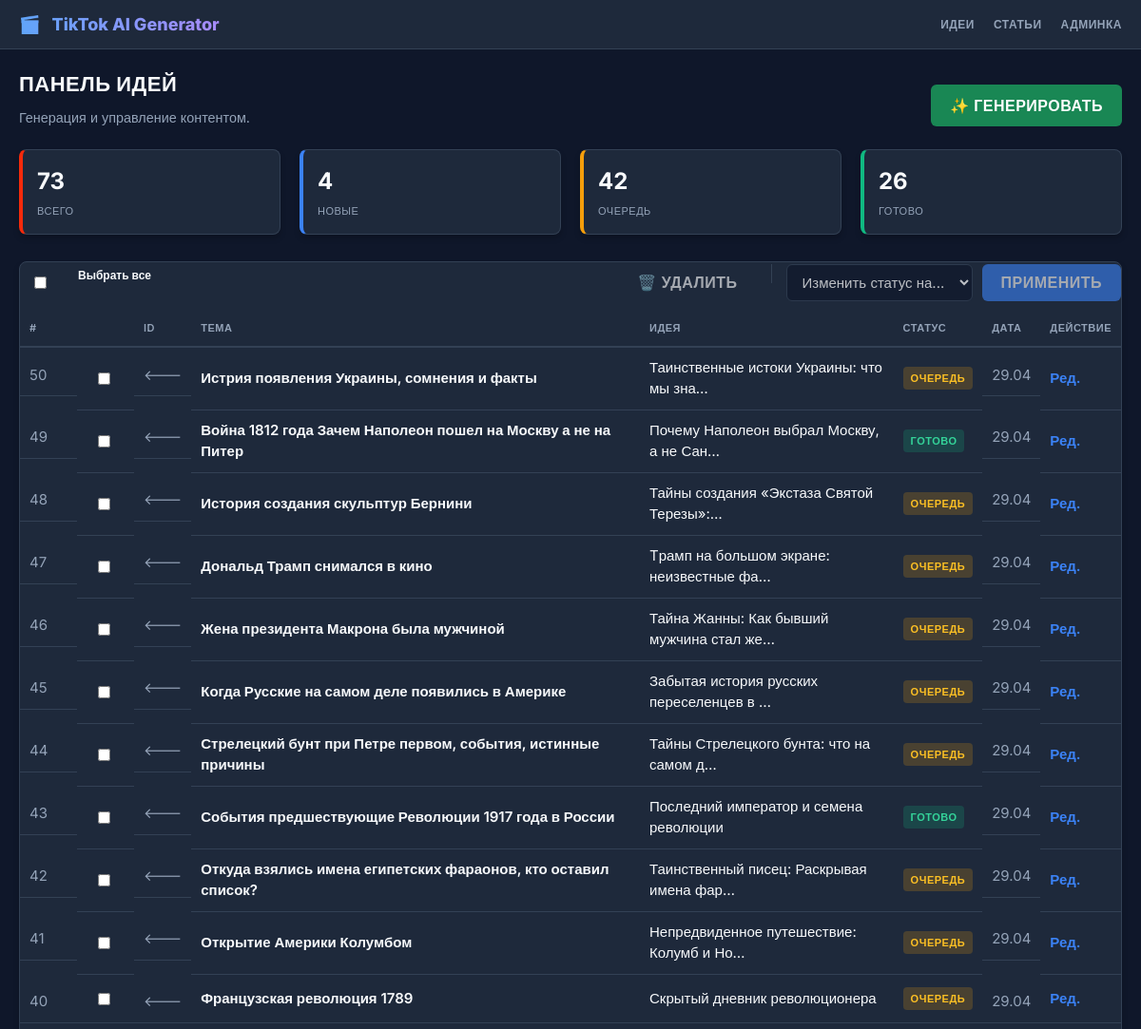
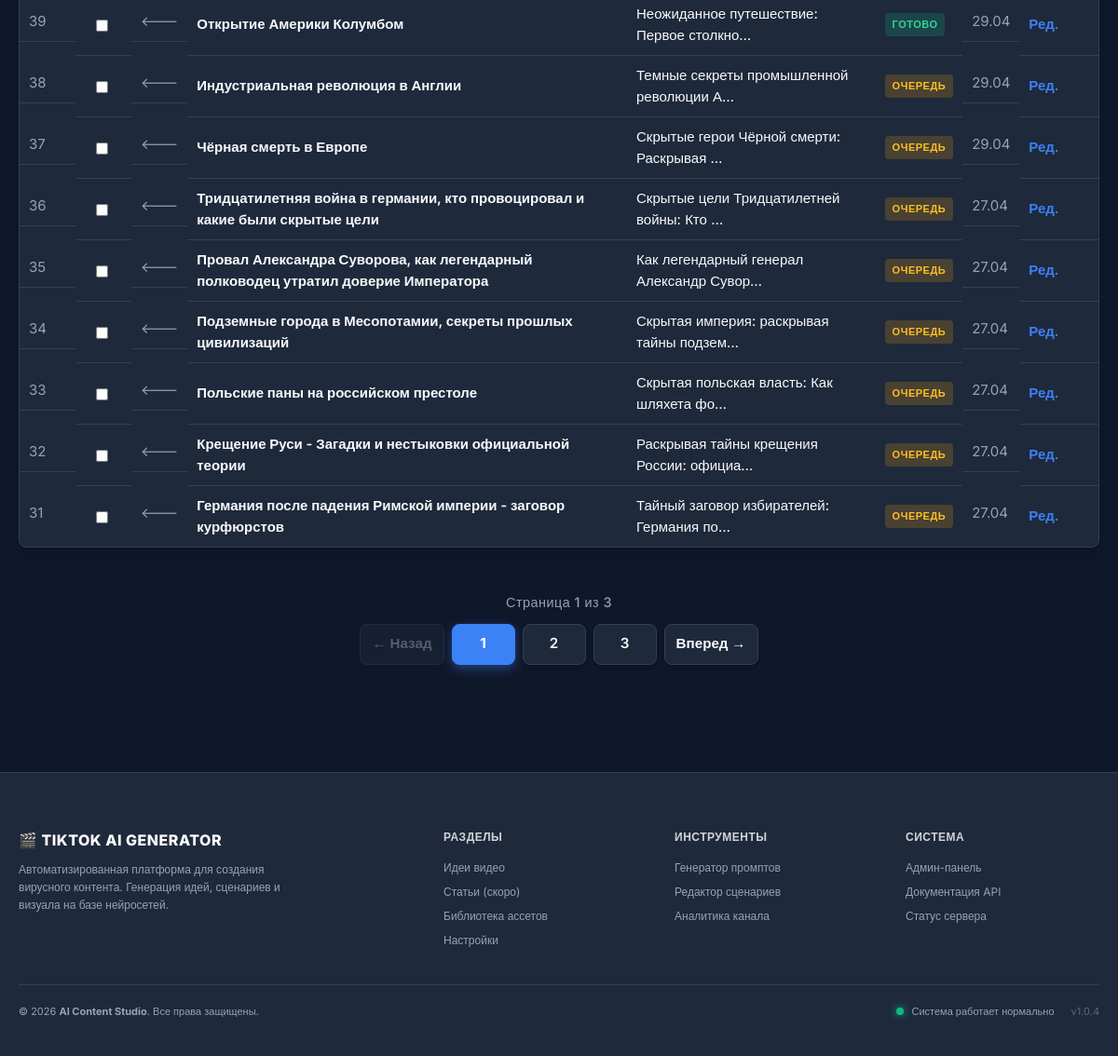
Page /topics/ on the committed database (2 pictures, top to bottom).
### topics/models.py (models this page shows, shortened)
class VideoProject(models.Model):
    STATUS_CHOICES = [
        ('pending', 'В очереди'),
        ('processing', 'Генерируется'),
        ('completed', 'Готово'),
        ('failed', 'Ошибка'),
    ]
    topic = models.CharField("Тема видео", max_length=255)
    angle = models.TextField(
        "Ракурс / Парадокс", help_text="Основная идея или технологический парадокс")
    notes = models.TextField(
        "Заметки / Факты", help_text="Детальные факты, даты, имена, вопросы для исследования")
    status = models.CharField("Статус", max_length=20,
                              choices=STATUS_CHOICES, default='pending')
    output_file = models.FileField(
        "Готовое видео", upload_to='videos/', null=True, blank=True)
    idea_style = models.CharField(
        "Код промпта", max_length=100, null=True, blank=True)
    created_at = models.DateTimeField("Дата создания", auto_now_add=True)
    updated_at = models.DateTimeField("Дата обновления", auto_now=True)
    class Meta:
        verbose_name = "Идея"
        verbose_name_plural = "Идеи"
        ordering = ['-created_at']

### topics/views.py (the view, shortened to what this page needs)
# urls.py: path('', views.article_dashboard, name='dashboard'),
def dashboard(request):
    stats = {
        'total': VideoProject.objects.count(),
        'new': VideoProject.objects.filter(status='new').count(),
        'pending': VideoProject.objects.filter(status='pending').count(),
        'done': VideoProject.objects.filter(status='completed').count(),
    }
    ideas = VideoProject.objects.all().order_by('-created_at')[:50]
    page_number = request.GET.get('page', 1)
    paginator = Paginator(ideas, 20)
    try:
        ideas_page = paginator.page(page_number)
    except PageNotAnInteger:
        ideas_page = paginator.page(1)
    except EmptyPage:
        ideas_page = paginator.page(paginator.num_pages)
    total_count = ideas.count()  # Общее количество идей
    per_page = 20                # Количество на странице
    start_num = total_count - ((ideas_page.number - 1) * per_page)
    count_on_page = len(ideas_page.object_list)
    end_num = start_num - count_on_page + 1
    if total_count == 0:
        start_num = 0
        end_num = 0
    row_numbers = range(start_num, end_num - 1, -1)
    ideas_with_numbers = zip(ideas_page.object_list, row_numbers)
    context = {
        'stats': stats,
        'ideas_with_numbers': ideas_with_numbers,
        'page_obj': ideas_page,
        'total_count': total_count,
        'start_num': start_num,
        'end_num': end_num,
    }
    return render(request, 'topics/dashboard.html', context)

### templates/topics/dashboard.html (shortened to what this page needs)
{% extends 'base.html' %}
{% block content %}
<div class="flex flex-between mb-2">
    <div>
        <h1>Панель идей</h1>
        <p class="text-muted">Генерация и управление контентом.</p>
    </div>
    <a href="{% url 'topics:generate' %}" class="btn btn-success">✨ Генерировать</a>
</div>
<div class="flex mb-2">
    <div class="card stat-card red">
        <span class="stat-value">{{ stats.total }}</span>
        <span class="stat-label">Всего</span>
    </div>
    <div class="card stat-card blue">
        <span class="stat-value">{{ stats.new }}</span>
        <span class="stat-label">Новые</span>
    </div>
    <div class="card stat-card orange">
        <span class="stat-value">{{ stats.pending }}</span>
        <span class="stat-label">Очередь</span>
    </div>
    <div class="card stat-card green">
        <span class="stat-value">{{ stats.done }}</span>
        <span class="stat-label">Готово</span>
    </div>
</div>
<form method="post" id="bulk-action-form">
    <div class="card" style="padding: 0;">
        <div class="flex flex-between mb-2">
            <div class="flex items-center">
                <input type="checkbox" id="select-all" class="form-control checkbox-fix">
                <label for="select-all" class="text-bold ml-1">Выбрать все</label>
            </div>
            <div class="flex items-center gap-2">
                <button type="submit" name="action" value="delete_selected" id="btn-delete" class="btn btn-outline" disabled onclick="return confirm('Вы уверены? Это действие нельзя отменить.');">
                    🗑️ Удалить
                </button>
                <select name="new_status" id="status-select" class="form-control" style="width: auto; min-width: 150px;" disabled>
                    <option value="" selected disabled>Изменить статус на...</option>
                </select>
                <button type="submit" name="action" value="change_status" id="btn-status" class="btn btn-primary" disabled>
                    Применить
                </button>
            </div>
        </div>
        <table class="table">
            <thead>
                <tr>
                    <th style="width: 40px;">#</th>
                    <th style="width: 40px;"></th>
                    <th>ID</th>
                    <th>Тема</th>
                    <th>Идея</th>
                    <th>Статус</th>
                    <th>Дата</th>
                    <th>Действие</th>
                </tr>
            </thead>
            <tbody>
                {% for idea, row_num in ideas_with_numbers %}
                <tr class="idea-row">
                    <td class="text-muted">{{ row_num }}</td>
                    <td style="text-align: center;">
                        <input type="checkbox" name="selected_ideas" value="{{ idea.id }}" class="idea-checkbox form-control">
                    </td>
                    <td class="text-muted"><---</td>
                    <td class="text-bold">{{ idea.topic }}</td>
                    <td>{{ idea.angle|truncatechars:40 }}</td>
                    <td>
                        {% if idea.status == 'new' %}
                            <span class="badge badge-new">Новая</span>
                        {% elif idea.status == 'pending' %}
                            <span class="badge badge-work">Очередь</span>
                        {% elif idea.status == 'processing' %}
                            <span class="badge badge-work">Генерируется</span>
                        {% elif idea.status == 'completed' %}
                            <span class="badge badge-done">Готово</span>
                        {% elif idea.status == 'failed' %}
                            <span class="badge" style="background: rgba(239, 68, 68, 0.2); color: #f87171;">Ошибка</span>
                        {% else %}
                            <span class="text-muted">{{ idea.status }}</span>
                        {% endif %}
                    </td>
                    <td class="text-muted">{{ idea.created_at|date:"d.m" }}</td>
                    <td><a href="{% url 'topics:project_edit' idea.id %}" class="text-bold" style="color: var(--accent-blue);">Ред.</a></td>
                </tr>
                {% empty %}
                <tr><td colspan="8" class="text-muted" style="text-align: center;">Список пуст</td></tr>
                {% endfor %}
            </tbody>
        </table>
    </div>
</form>
{% include 'topics/includes/pagination.html' %}
{% endblock %}

### static/css/style.css (style rules this page uses)
label { display: block; margin-bottom: 5px; font-weight: 500; }
input[type="radio"], input[type="checkbox"] { width: auto; height: auto; margin-right: 8px; vertical-align: middle; }
input[type="text"], input[type="number"], input[type="email"], textarea, select { width: 100%; box-sizing: border-box; }
:root { --bg-dark: #0f172a; --bg-card: #1e293b; --text-main: #f8fafc; --text-muted: #94a3b8; --accent-blue: #3b82f6; --accent-green: #10b981; --accent-orange: #f59e0b; --accent-red: #f52a0b; --border-color: #334155; --progress-status: #67aaaf; }
body { font-family: 'Inter', sans-serif; background-color: var(--bg-dark); color: var(--text-main); margin: 0; padding: 0; line-height: 1.5; font-size: 12px; }
a { text-decoration: none; transition: color 0.2s; }
.card { background-color: var(--bg-card); border: 1px solid var(--border-color); border-radius: 8px; padding: 20px; margin-bottom: 20px; box-shadow: 0 4px 6px rgba(0, 0, 0, 0.2); }
h1 { font-size: 22px; font-weight: 700; margin: 0 0 8px 0; text-transform: uppercase; letter-spacing: 0.5px; }
.text-muted { color: var(--text-muted); }
.text-bold { font-weight: 700; }
.form-control { width: 100%; padding: 8px 12px; background: #0f172a; border: 1px solid var(--border-color); color: #fff; border-radius: 6px; font-size: 15px; box-sizing: border-box; font-family: inherit; }
.btn { display: inline-block; padding: 8px 16px; border-radius: 6px; font-weight: 700; font-size: 12px; text-transform: uppercase; cursor: pointer; border: none; text-align: center; letter-spacing: 0.5px; }
.btn-primary { background-color: var(--accent-blue); color: #fff; }
.btn-success { background-color: var(--accent-green); color: #fff; }
.btn-outline { background: transparent; border: 1px solid var(--border-color); color: var(--text-muted); }
.table { width: 100%; border-collapse: collapse; }
.table th { text-align: left; padding: 10px; color: var(--text-muted); font-weight: 600; border-bottom: 2px solid var(--border-color); text-transform: uppercase; font-size: 11px; letter-spacing: 0.5px; }
.table td { padding: 10px; border-bottom: 1px solid var(--border-color); color: var(--text-main); font-size: 15px; }
.table tr:last-child td { border-bottom: none; }
.badge { padding: 4px 8px; border-radius: 4px; font-weight: 700; font-size: 11px; text-transform: uppercase; display: inline-block; letter-spacing: 0.5px; }
.badge-done { background: rgba(16, 185, 129, 0.2); color: #34d399; }
.badge-work { background: rgba(245, 158, 11, 0.2); color: #fbbf24; }
.flex { display: flex; gap: 20px; }
.flex-between { justify-content: space-between; align-items: center; }
.mb-2 { margin-bottom: 16px; }
.stat-card { flex: 1; padding: 15px; border-left-width: 4px; border-left-style: solid; }
.stat-card.blue { border-left-color: var(--accent-blue); }
.stat-card.orange { border-left-color: var(--accent-orange); }
.stat-card.green { border-left-color: var(--accent-green); }
.stat-card.red { border-left-color: var(--accent-red); }
.stat-value { font-size: 24px; font-weight: 700; display: block; margin-bottom: 4px; }
.stat-label { color: var(--text-muted); text-transform: uppercase; font-size: 11px; letter-spacing: 0.5px; }
.btn:disabled { opacity: 0.6; cursor: not-allowed; transform: none !important; }
.ml-1 { margin: 5px; }
.checkbox-fix { width: auto !important; height: 16px; margin: 15px; cursor: pointer; }
.btn { padding: 12px 24px; border: none; border-radius: 8px; cursor: pointer; font-size: 1rem; font-weight: 600; transition: all 0.2s; color: white; text-align: center; }
.btn-success { background-color: #28a745; }
.text-muted { color: var(--text-muted, #6c757d) !important; font-size: 0.9rem; margin-top: 8px; display: block; }
.text-muted { color: var(--text-muted, #6c757d) !important; }
.mb-2 { margin-bottom: 0.5rem !important; }
.btn { padding: 10px 20px; border: none; border-radius: 6px; cursor: pointer; font-size: 1rem; font-weight: 600; transition: opacity 0.2s; color: white; }
.btn-success { background-color: #198754; }
.flex { display: flex; }
.gap-2 { gap: 10px; }
.text-bold { font-weight: 600; }
.mb-2 { margin-bottom: 10px; }
.flex-between { justify-content: space-between; }

### rows in the picture
VideoProject: row_num "50", topic "Истрия появления Украины, сомнения и факты", angle "Таинственные истоки Украины: что мы зна…", status "ОЧЕРЕДЬ", created_at "29.04"
VideoProject: row_num "49", topic "Война 1812 года Зачем Наполеон пошел на Москву а не на Питер", angle "Почему Наполеон выбрал Москву, а не Сан…", status "ГОТОВО", created_at "29.04"
VideoProject: row_num "48", topic "История создания скульптур Бернини", angle "Тайны создания «Экстаза Святой Терезы»:…", status "ОЧЕРЕДЬ", created_at "29.04"
VideoProject: row_num "47", topic "Дональд Трамп снимался в кино", angle "Tрамп на большом экране: неизвестные фа…", status "ОЧЕРЕДЬ", created_at "29.04"
VideoProject: row_num "46", topic "Жена президента Макрона была мужчиной", angle "Тайна Жанны: Как бывший мужчина стал же…", status "ОЧЕРЕДЬ", created_at "29.04"
VideoProject: row_num "45", topic "Когда Русские на самом деле появились в Америке", angle "Забытая история русских переселенцев в …", status "ОЧЕРЕДЬ", created_at "29.04"
VideoProject: row_num "44", topic "Стрелецкий бунт при Петре первом, события, истинные причины", angle "Тайны Стрелецкого бунта: что на самом д…", status "ОЧЕРЕДЬ", created_at "29.04"
VideoProject: row_num "43", topic "События предшествующие Революции 1917 года в России", angle "Последний император и семена революции", status "ГОТОВО", created_at "29.04"
VideoProject: row_num "42", topic "Откуда взялись имена египетских фараонов, кто оставил список?", angle "Таинственный писец: Раскрывая имена фар…", status "ОЧЕРЕДЬ", created_at "29.04"
VideoProject: row_num "41", topic "Открытие Америки Колумбом", angle "Непредвиденное путешествие: Колумб и Но…", status "ОЧЕРЕДЬ", created_at "29.04"
VideoProject: row_num "40", topic "Французская революция 1789", angle "Скрытый дневник революционера", status "ОЧЕРЕДЬ", created_at "29.04"
VideoProject: row_num "39", topic "Открытие Америки Колумбом", angle "Неожиданное путешествие: Первое столкно…", status "ГОТОВО", created_at "29.04"
VideoProject: row_num "38", topic "Индустриальная революция в Англии", angle "Темные секреты промышленной революции А…", status "ОЧЕРЕДЬ", created_at "29.04"
VideoProject: row_num "37", topic "Чёрная смерть в Европе", angle "Скрытые герои Чёрной смерти: Раскрывая …", status "ОЧЕРЕДЬ", created_at "29.04"
VideoProject: row_num "36", topic "Тридцатилетняя война в германии, кто провоцировал и какие были скрытые цели", angle "Скрытые цели Тридцатилетней войны: Кто …", status "ОЧЕРЕДЬ", created_at "27.04"
VideoProject: row_num "35", topic "Провал Александра Суворова, как легендарный полководец утратил доверие Императора", angle "Как легендарный генерал Александр Сувор…", status "ОЧЕРЕДЬ", created_at "27.04"
VideoProject: row_num "34", topic "Подземные города в Месопотамии, секреты прошлых цивилизаций", angle "Скрытая империя: раскрывая тайны подзем…", status "ОЧЕРЕДЬ", created_at "27.04"
VideoProject: row_num "33", topic "Польские паны на российском престоле", angle "Скрытая польская власть: Как шляхета фо…", status "ОЧЕРЕДЬ", created_at "27.04"
VideoProject: row_num "32", topic "Крещение Руси - Загадки и нестыковки официальной теории", angle "Раскрывая тайны крещения России: официа…", status "ОЧЕРЕДЬ", created_at "27.04"
VideoProject: row_num "31", topic "Германия после падения Римской империи - заговор курфюрстов", angle "Тайный заговор избирателей: Германия по…", status "ОЧЕРЕДЬ", created_at "27.04"

### other values in the picture
{{ stats.total }} "73"
{{ stats.new }} "4"
{{ stats.pending }} "42"
{{ stats.done }} "26"
{{ page_obj.number }} "1"
{{ page_obj.paginator.num_pages }} "3"
{{ num }} "1"
{{ num }} "2" "3"
